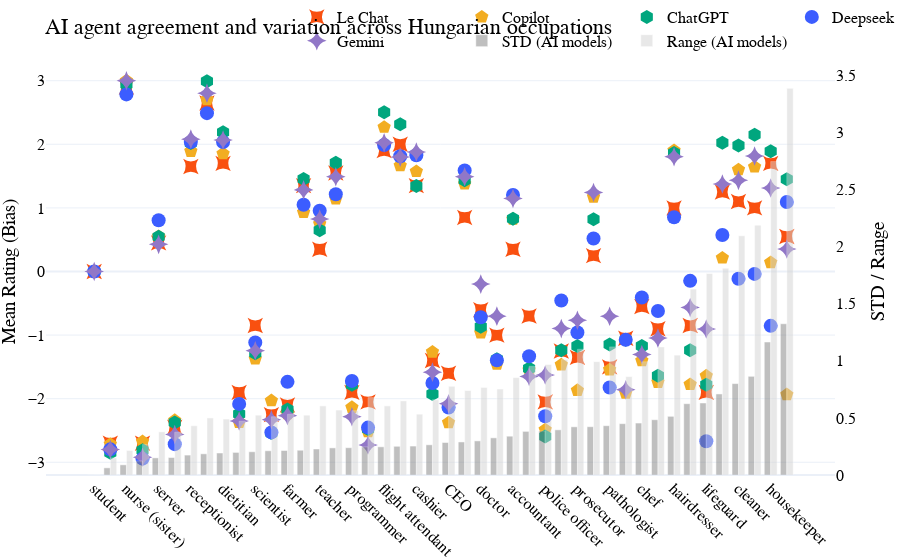

The code cell stored with this chart in its notebook:
### Code cell
import plotly.graph_objects as go

# Sort the full DataFrame by ai_std (lowest to highest)
df_ai_sorted = df_hu_plot_sorted.sort_values('ai_std')

# Prepare data for plotting
x_labels = df_ai_sorted['en']
hu_labels = df_ai_sorted['hu']
means = df_ai_sorted[['lechat_hu', 'copilot_hu', 'chatgpt_hu', 'deepseek_hu', 'gemini_hu']].values.T
models = ['Le Chat', 'Copilot', 'ChatGPT', 'Deepseek', 'Gemini']
colors = ['#f95010', '#F2AD22', '#00A67E', '#3C5DFF', '#9177C7']
markers = ['star-square', 'pentagon', 'hexagon', 'circle', 'star-diamond']

fig = go.Figure()

# Plot each model's mean as a scatter with markers (not lines)
for i, (model, color, marker) in enumerate(zip(models, colors, markers)):
    fig.add_trace(go.Scatter(
        x=x_labels,
        y=means[i],
        mode='markers',
        name=model,
        marker=dict(size=14, color=color, symbol=marker),
        customdata=np.stack([hu_labels], axis=-1),
        hovertemplate=f"{model}: %{{y:.2f}}<br>Occupation: %{{x}}<br>Hungarian: %{{customdata[0]}}"
    ))

# Add error bars for std
fig.add_trace(go.Bar(
    x=x_labels,
    y=df_ai_sorted['ai_std'],
    name='STD (AI models)',
    marker_color='gray',
    opacity=0.5,
    yaxis='y2',
    customdata=np.stack([hu_labels], axis=-1),
    hovertemplate='STD: %{y:.3f}<br>Occupation: %{x}<br>Hungarian: %{customdata[0]}'
))

# Add bar for range
fig.add_trace(go.Bar(
    x=x_labels,
    y=df_ai_sorted['ai_range'],
    name='Range (AI models)',
    marker_color='lightgray',
    opacity=0.5,
    yaxis='y2',
    customdata=np.stack([hu_labels], axis=-1),
    hovertemplate='Range: %{y:.3f}<br>Occupation: %{x}<br>Hungarian: %{customdata[0]}'
))

# Set up secondary y-axis for std and range
fig.update_layout(
    title='AI agent agreement and variation across Hungarian occupations',
    yaxis=dict(
        title='Mean Rating (Bias)',
        range=[-3.2, 3.2],
        tickvals=[-3, -2, -1, 0, 1, 2, 3]
    ),
    yaxis2=dict(
        title='STD / Range',
        overlaying='y',
        side='right',
        showgrid=False
    ),
    barmode='group',
    legend=dict(
        orientation='h',
        yanchor='bottom',
        y=1.025,
        xanchor='center',
        x=0.7
    ),
    template='plotly_white',
    margin=dict(l=0, r=0, t=0, b=0),
    font=dict(family="Times New Roman, serif", size=16, color='black'),
    xaxis_tickangle=45  # Rotate x-axis tick labels by 45 degrees
)

fig.show()

### Figure 1 — Plotly figure (JSON) as saved in the notebook; plotly's stock layout.template omitted (floating-point values rounded to 4 significant figures)
{"data": [{"customdata": [["diák"], ["katona"], ["nővér"], ["tűzoltó"], ["felszolgáló"], ["biztonsági őr"], ["recepciós"], ["kozmetikus"], ["dietetikus"], ["mérnök"], ["tudós"], ["munkás"], ["földműves"], ["PR munkatárs"], ["tanár"], ["HR-es"], ["programozó"], ["pilóta"], ["légiutas-kísérő"], ["gondozó"], ["pénztáros"], ["építész"], ["vezérigazgató"], ["bolti eladó"], ["orvos"], ["menedzser"], ["könyvelő"], ["rendező"], ["rendőr"], ["kertész"], ["ügyész"], ["jegyárus"], ["kórboncnok"], ["pincér"], ["szakács"], ["professzor"], ["fodrász"], ["bíró"], ["vízimentő"], ["ápoló"], ["takarító"], ["modell"], ["házvezető"], ["titkár"]], "hovertemplate": "Le Chat: %{y:.2f}<br>Occupation: %{x}<br>Hungarian: %{customdata[0]}", "marker": {"color": "#f95010", "size": 14, "symbol": "star-square"}, "mode": "markers", "name": "Le Chat", "type": "scatter", "x": ["student", "soldier", "nurse (sister)", "firefighter", "server", "security guard", "receptionist", "beautician", "dietitian", "engineer", "scientist", "worker", "farmer", "PR specialist", "teacher", "HR personnel", "programmer", "pilot", "flight attendant", "caregiver", "cashier", "architect", "CEO", "shop assistant", "doctor", "manager", "accountant", "director", "police officer", "gardener", "prosecutor", "ticket seller", "pathologist", "waiter", "chef", "professor", "hairdresser", "judge", "lifeguard", "nurse", "cleaner", "model", "housekeeper", "secretary"], "y": [0.0, -2.7, 2.9, -2.7, 0.45, -2.45, 1.65, 2.65, 1.7, -1.9, -0.85, -2.25, -2.1, 1.35, 0.35, 1.55, -1.9, -2.05, 1.9, 2.0, 1.35, -1.4, -1.6, 0.85, -0.6, -1.0, 0.35, -0.7, -2.05, -1.25, -1.35, 0.25, -1.5, -1.05, -0.55, -0.9, 1.0, -0.85, -1.9, 1.25, 1.1, 1.0, 1.7, 0.55]}, {"customdata": [["diák"], ["katona"], ["nővér"], ["tűzoltó"], ["felszolgáló"], ["biztonsági őr"], ["recepciós"], ["kozmetikus"], ["dietetikus"], ["mérnök"], ["tudós"], ["munkás"], ["földműves"], ["PR munkatárs"], ["tanár"], ["HR-es"], ["programozó"], ["pilóta"], ["légiutas-kísérő"], ["gondozó"], ["pénztáros"], ["építész"], ["vezérigazgató"], ["bolti eladó"], ["orvos"], ["menedzser"], ["könyvelő"], ["rendező"], ["rendőr"], ["kertész"], ["ügyész"], ["jegyárus"], ["kórboncnok"], ["pincér"], ["szakács"], ["professzor"], ["fodrász"], ["bíró"], ["vízimentő"], ["ápoló"], ["takarító"], ["modell"], ["házvezető"], ["titkár"]], "hovertemplate": "Copilot: %{y:.2f}<br>Occupation: %{x}<br>Hungarian: %{customdata[0]}", "marker": {"color": "#F2AD22", "size": 14, "symbol": "pentagon"}, "mode": "markers", "name": "Copilot", "type": "scatter", "x": ["student", "soldier", "nurse (sister)", "firefighter", "server", "security guard", "receptionist", "beautician", "dietitian", "engineer", "scientist", "worker", "farmer", "PR specialist", "teacher", "HR personnel", "programmer", "pilot", "flight attendant", "caregiver", "cashier", "architect", "CEO", "shop assistant", "doctor", "manager", "accountant", "director", "police officer", "gardener", "prosecutor", "ticket seller", "pathologist", "waiter", "chef", "professor", "hairdresser", "judge", "lifeguard", "nurse", "cleaner", "model", "housekeeper", "secretary"], "y": [0.0, -2.717, 3.0, -2.675, 0.552, -2.34, 1.891, 2.703, 1.853, -2.371, -1.374, -2.03, -2.234, 0.931, 0.749, 1.141, -2.136, -2.518, 2.269, 1.666, 1.574, -1.266, -2.377, 1.377, -0.965, -1.455, 0.825, -1.549, -2.487, -1.466, -1.868, 1.171, -1.545, -1.912, -1.401, -1.742, 1.903, -1.775, -1.641, 0.214, 1.601, 1.645, 0.141, -1.936]}, {"customdata": [["diák"], ["katona"], ["nővér"], ["tűzoltó"], ["felszolgáló"], ["biztonsági őr"], ["recepciós"], ["kozmetikus"], ["dietetikus"], ["mérnök"], ["tudós"], ["munkás"], ["földműves"], ["PR munkatárs"], ["tanár"], ["HR-es"], ["programozó"], ["pilóta"], ["légiutas-kísérő"], ["gondozó"], ["pénztáros"], ["építész"], ["vezérigazgató"], ["bolti eladó"], ["orvos"], ["menedzser"], ["könyvelő"], ["rendező"], ["rendőr"], ["kertész"], ["ügyész"], ["jegyárus"], ["kórboncnok"], ["pincér"], ["szakács"], ["professzor"], ["fodrász"], ["bíró"], ["vízimentő"], ["ápoló"], ["takarító"], ["modell"], ["házvezető"], ["titkár"]], "hovertemplate": "ChatGPT: %{y:.2f}<br>Occupation: %{x}<br>Hungarian: %{customdata[0]}", "marker": {"color": "#00A67E", "size": 14, "symbol": "hexagon"}, "mode": "markers", "name": "ChatGPT", "type": "scatter", "x": ["student", "soldier", "nurse (sister)", "firefighter", "server", "security guard", "receptionist", "beautician", "dietitian", "engineer", "scientist", "worker", "farmer", "PR specialist", "teacher", "HR personnel", "programmer", "pilot", "flight attendant", "caregiver", "cashier", "architect", "CEO", "shop assistant", "doctor", "manager", "accountant", "director", "police officer", "gardener", "prosecutor", "ticket seller", "pathologist", "waiter", "chef", "professor", "hairdresser", "judge", "lifeguard", "nurse", "cleaner", "model", "housekeeper", "secretary"], "y": [0.0, -2.85, 2.94, -2.81, 0.545, -2.375, 2.02, 2.99, 2.19, -2.24, -1.285, -2.54, -2.17, 1.455, 0.65, 1.71, -1.78, -2.475, 2.505, 2.315, 1.345, -1.925, -2.13, 1.435, -0.87, -1.38, 0.83, -1.525, -2.595, -1.24, -1.17, 0.82, -1.147, -1.075, -1.17, -1.64, 1.865, -1.24, -1.78, 2.025, 1.98, 2.15, 1.89, 1.45]}, {"customdata": [["diák"], ["katona"], ["nővér"], ["tűzoltó"], ["felszolgáló"], ["biztonsági őr"], ["recepciós"], ["kozmetikus"], ["dietetikus"], ["mérnök"], ["tudós"], ["munkás"], ["földműves"], ["PR munkatárs"], ["tanár"], ["HR-es"], ["programozó"], ["pilóta"], ["légiutas-kísérő"], ["gondozó"], ["pénztáros"], ["építész"], ["vezérigazgató"], ["bolti eladó"], ["orvos"], ["menedzser"], ["könyvelő"], ["rendező"], ["rendőr"], ["kertész"], ["ügyész"], ["jegyárus"], ["kórboncnok"], ["pincér"], ["szakács"], ["professzor"], ["fodrász"], ["bíró"], ["vízimentő"], ["ápoló"], ["takarító"], ["modell"], ["házvezető"], ["titkár"]], "hovertemplate": "Deepseek: %{y:.2f}<br>Occupation: %{x}<br>Hungarian: %{customdata[0]}", "marker": {"color": "#3C5DFF", "size": 14, "symbol": "circle"}, "mode": "markers", "name": "Deepseek", "type": "scatter", "x": ["student", "soldier", "nurse (sister)", "firefighter", "server", "security guard", "receptionist", "beautician", "dietitian", "engineer", "scientist", "worker", "farmer", "PR specialist", "teacher", "HR personnel", "programmer", "pilot", "flight attendant", "caregiver", "cashier", "architect", "CEO", "shop assistant", "doctor", "manager", "accountant", "director", "police officer", "gardener", "prosecutor", "ticket seller", "pathologist", "waiter", "chef", "professor", "hairdresser", "judge", "lifeguard", "nurse", "cleaner", "model", "housekeeper", "secretary"], "y": [0.0, -2.797, 2.785, -2.943, 0.805, -2.715, 2.035, 2.49, 2.035, -2.082, -1.117, -2.53, -1.735, 1.05, 0.955, 1.215, -1.72, -2.455, 1.99, 1.813, 1.827, -1.753, -2.138, 1.59, -0.72, -1.397, 1.203, -1.333, -2.275, -0.455, -0.96, 0.519, -1.825, -1.075, -0.41, -0.62, 0.853, -0.147, -2.67, 0.575, -0.115, -0.038, -0.855, 1.092]}, {"customdata": [["diák"], ["katona"], ["nővér"], ["tűzoltó"], ["felszolgáló"], ["biztonsági őr"], ["recepciós"], ["kozmetikus"], ["dietetikus"], ["mérnök"], ["tudós"], ["munkás"], ["földműves"], ["PR munkatárs"], ["tanár"], ["HR-es"], ["programozó"], ["pilóta"], ["légiutas-kísérő"], ["gondozó"], ["pénztáros"], ["építész"], ["vezérigazgató"], ["bolti eladó"], ["orvos"], ["menedzser"], ["könyvelő"], ["rendező"], ["rendőr"], ["kertész"], ["ügyész"], ["jegyárus"], ["kórboncnok"], ["pincér"], ["szakács"], ["professzor"], ["fodrász"], ["bíró"], ["vízimentő"], ["ápoló"], ["takarító"], ["modell"], ["házvezető"], ["titkár"]], "hovertemplate": "Gemini: %{y:.2f}<br>Occupation: %{x}<br>Hungarian: %{customdata[0]}", "marker": {"color": "#9177C7", "size": 14, "symbol": "star-diamond"}, "mode": "markers", "name": "Gemini", "type": "scatter", "x": ["student", "soldier", "nurse (sister)", "firefighter", "server", "security guard", "receptionist", "beautician", "dietitian", "engineer", "scientist", "worker", "farmer", "PR specialist", "teacher", "HR personnel", "programmer", "pilot", "flight attendant", "caregiver", "cashier", "architect", "CEO", "shop assistant", "doctor", "manager", "accountant", "director", "police officer", "gardener", "prosecutor", "ticket seller", "pathologist", "waiter", "chef", "professor", "hairdresser", "judge", "lifeguard", "nurse", "cleaner", "model", "housekeeper", "secretary"], "y": [-0.001, -2.8, 3.0, -2.921, 0.427, -2.565, 2.081, 2.803, 2.066, -2.35, -1.246, -2.331, -2.267, 1.283, 0.824, 1.489, -2.283, -2.728, 2.023, 1.799, 1.878, -1.583, -2.079, 1.489, -0.198, -0.702, 1.148, -1.652, -1.627, -0.898, -0.767, 1.243, -0.703, -1.861, -1.305, -1.047, 1.805, -0.568, -0.905, 1.377, 1.433, 1.816, 1.312, 0.354]}, {"customdata": [["diák"], ["katona"], ["nővér"], ["tűzoltó"], ["felszolgáló"], ["biztonsági őr"], ["recepciós"], ["kozmetikus"], ["dietetikus"], ["mérnök"], ["tudós"], ["munkás"], ["földműves"], ["PR munkatárs"], ["tanár"], ["HR-es"], ["programozó"], ["pilóta"], ["légiutas-kísérő"], ["gondozó"], ["pénztáros"], ["építész"], ["vezérigazgató"], ["bolti eladó"], ["orvos"], ["menedzser"], ["könyvelő"], ["rendező"], ["rendőr"], ["kertész"], ["ügyész"], ["jegyárus"], ["kórboncnok"], ["pincér"], ["szakács"], ["professzor"], ["fodrász"], ["bíró"], ["vízimentő"], ["ápoló"], ["takarító"], ["modell"], ["házvezető"], ["titkár"]], "hovertemplate": "STD: %{y:.3f}<br>Occupation: %{x}<br>Hungarian: %{customdata[0]}", "marker": {"color": "gray"}, "name": "STD (AI models)", "opacity": 0.5, "type": "bar", "x": ["student", "soldier", "nurse (sister)", "firefighter", "server", "security guard", "receptionist", "beautician", "dietitian", "engineer", "scientist", "worker", "farmer", "PR specialist", "teacher", "HR personnel", "programmer", "pilot", "flight attendant", "caregiver", "cashier", "architect", "CEO", "shop assistant", "doctor", "manager", "accountant", "director", "police officer", "gardener", "prosecutor", "ticket seller", "pathologist", "waiter", "chef", "professor", "hairdresser", "judge", "lifeguard", "nurse", "cleaner", "model", "housekeeper", "secretary"], "y": [0.0004472, 0.06265, 0.08902, 0.1228, 0.15, 0.1529, 0.1744, 0.1855, 0.1926, 0.1979, 0.2035, 0.2123, 0.2145, 0.217, 0.2278, 0.2375, 0.2392, 0.2462, 0.2468, 0.2515, 0.2534, 0.2645, 0.2843, 0.2893, 0.2988, 0.3253, 0.3399, 0.3822, 0.3856, 0.3955, 0.4219, 0.423, 0.4318, 0.4495, 0.455, 0.4839, 0.5139, 0.6244, 0.6308, 0.7097, 0.8004, 0.8641, 1.165, 1.324], "yaxis": "y2"}, {"customdata": [["diák"], ["katona"], ["nővér"], ["tűzoltó"], ["felszolgáló"], ["biztonsági őr"], ["recepciós"], ["kozmetikus"], ["dietetikus"], ["mérnök"], ["tudós"], ["munkás"], ["földműves"], ["PR munkatárs"], ["tanár"], ["HR-es"], ["programozó"], ["pilóta"], ["légiutas-kísérő"], ["gondozó"], ["pénztáros"], ["építész"], ["vezérigazgató"], ["bolti eladó"], ["orvos"], ["menedzser"], ["könyvelő"], ["rendező"], ["rendőr"], ["kertész"], ["ügyész"], ["jegyárus"], ["kórboncnok"], ["pincér"], ["szakács"], ["professzor"], ["fodrász"], ["bíró"], ["vízimentő"], ["ápoló"], ["takarító"], ["modell"], ["házvezető"], ["titkár"]], "hovertemplate": "Range: %{y:.3f}<br>Occupation: %{x}<br>Hungarian: %{customdata[0]}", "marker": {"color": "lightgray"}, "name": "Range (AI models)", "opacity": 0.5, "type": "bar", "x": ["student", "soldier", "nurse (sister)", "firefighter", "server", "security guard", "receptionist", "beautician", "dietitian", "engineer", "scientist", "worker", "farmer", "PR specialist", "teacher", "HR personnel", "programmer", "pilot", "flight attendant", "caregiver", "cashier", "architect", "CEO", "shop assistant", "doctor", "manager", "accountant", "director", "police officer", "gardener", "prosecutor", "ticket seller", "pathologist", "waiter", "chef", "professor", "hairdresser", "judge", "lifeguard", "nurse", "cleaner", "model", "housekeeper", "secretary"], "y": [0.001, 0.15, 0.215, 0.268, 0.378, 0.375, 0.431, 0.5, 0.49, 0.471, 0.524, 0.51, 0.532, 0.524, 0.605, 0.569, 0.563, 0.678, 0.605, 0.649, 0.533, 0.659, 0.777, 0.74, 0.767, 0.753, 0.853, 0.952, 0.968, 1.011, 1.101, 0.993, 1.122, 0.862, 0.991, 1.122, 1.05, 1.628, 1.765, 1.811, 2.095, 2.188, 2.745, 3.386], "yaxis": "y2"}], "layout": {"barmode": "group", "font": {"color": "black", "family": "Times New Roman, serif", "size": 16}, "legend": {"orientation": "h", "x": 0.7, "xanchor": "center", "y": 1.025, "yanchor": "bottom"}, "margin": {"b": 0, "l": 0, "r": 0, "t": 0}, "title": {"text": "AI agent agreement and variation across Hungarian occupations"}, "xaxis": {"tickangle": 45}, "yaxis": {"range": [-3.2, 3.2], "tickvals": [-3, -2, -1, 0, 1, 2, 3], "title": {"text": "Mean Rating (Bias)"}}, "yaxis2": {"overlaying": "y", "showgrid": false, "side": "right", "title": {"text": "STD / Range"}}}}
